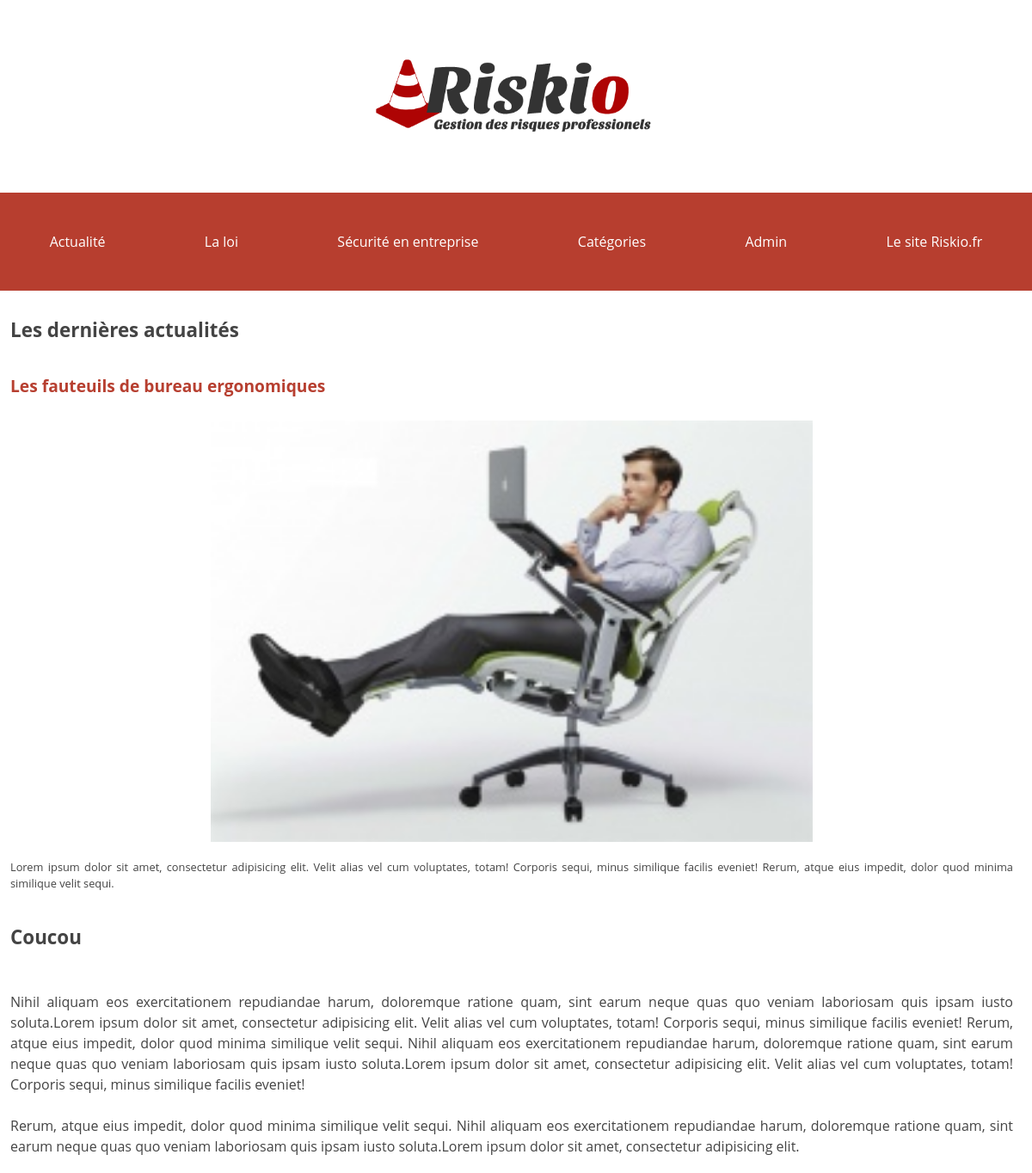
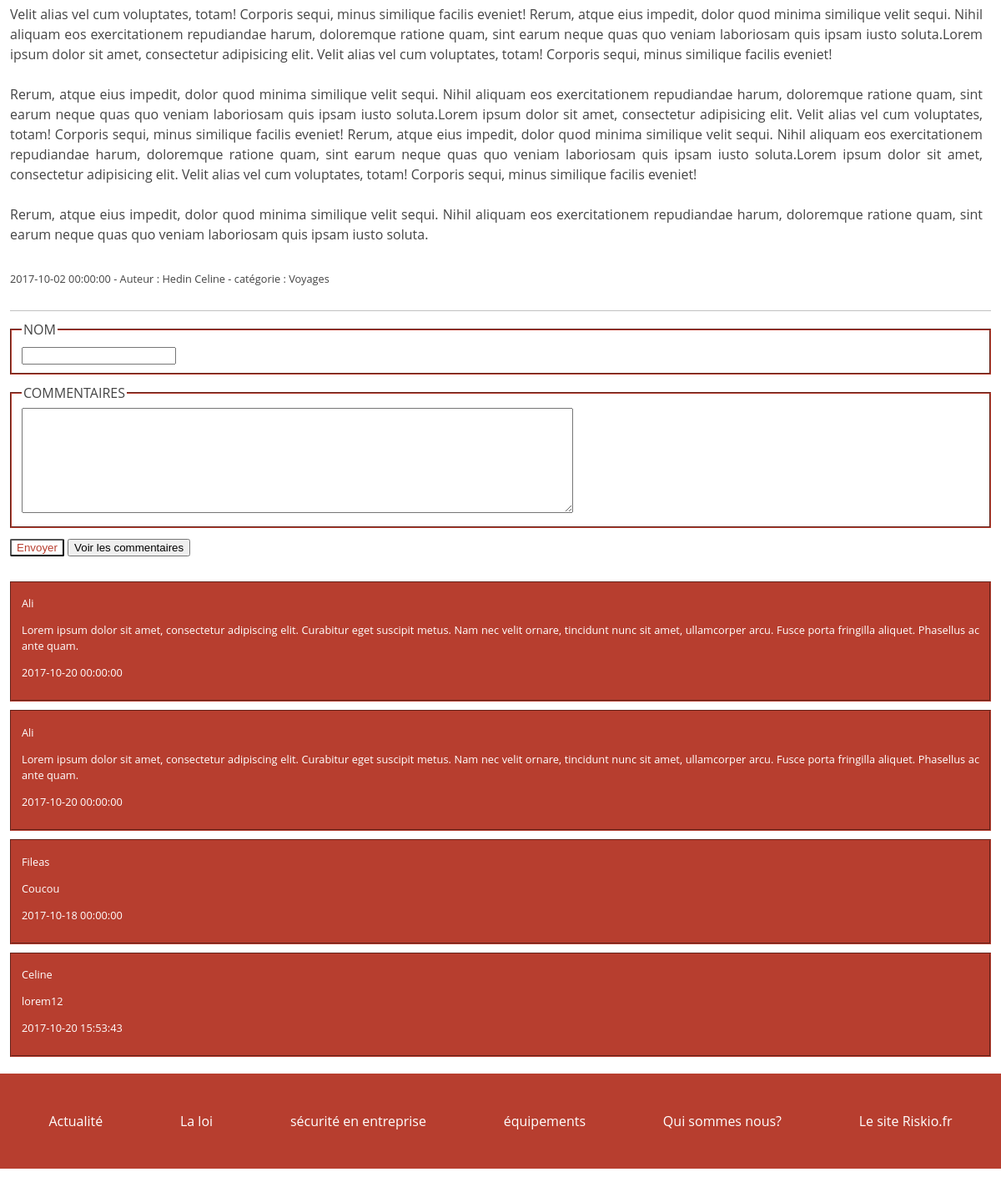
/php/show_post.php?id=1, run on the app's committed database (2 pictures, top to bottom).
### tables this page shows
CREATE TABLE `Post` (
  `Id` smallint(5) UNSIGNED NOT NULL,
  `Title` varchar(100) NOT NULL,
  `img` varchar(60) DEFAULT NULL,
  `Contents` text NOT NULL,
  `CreationTimestamp` datetime NOT NULL,
  `Author_Id` tinyint(3) UNSIGNED DEFAULT NULL,
  `Category_Id` tinyint(3) UNSIGNED DEFAULT NULL
);

CREATE TABLE `Author` (
  `Id` tinyint(3) UNSIGNED NOT NULL,
  `FirstName` varchar(50) NOT NULL,
  `LastName` varchar(50) NOT NULL
);

CREATE TABLE `Category` (
  `Id` tinyint(3) UNSIGNED NOT NULL,
  `Name` varchar(40) NOT NULL
);

CREATE TABLE `Comment` (
  `Id` mediumint(8) UNSIGNED NOT NULL,
  `NickName` varchar(30) DEFAULT NULL,
  `Contents` text NOT NULL,
  `CreationTimestamp` datetime NOT NULL,
  `Post_Id` smallint(5) UNSIGNED NOT NULL
);

### php/show_post.php (called while the page is built, shortened)
<?php
include "BDD.php";
$index=$_GET["id"];
$query = $pdo->prepare("SELECT Title, Post.Id, img, Contents, CreationTimestamp, FirstName, LastName, Name
FROM Post
INNER JOIN Author ON Post.Author_Id = Author.Id
INNER JOIN Category ON Post.Category_Id = Category.Id
WHERE Post.Id=?");
$query->execute([$index]);
$articles = $query->fetch();
$querys = $pdo->prepare("SELECT NickName, Contents, CreationTimestamp, Post_Id
FROM Comment
WHERE Post_Id=?");
$querys->execute([$index]);
$comments = $querys->fetchAll();
include "../layout.phtml";

### php/show_post.phtml (the view, shortened to what this page needs)
<main class="container">
  <section class="article poste">
    <h1>Les dernières actualités</h1>
    <article class="">
      <h2><?= $articles["Title"] ?></h2>
      <div class="">
        <img src="<?= $articles["img"]?>" alt="fauteuil de bureau" class="size">
        <p><?= nl2br($articles["Contents"]) ?></p>
        <p><?= $articles["CreationTimestamp"] ?> - Auteur : <?= $articles["FirstName"] ?> <?= $articles["LastName"] ?> - catégorie : <?= $articles["Name"] ?></p>
      </div>
    </article>
    <form class="" action="add_comment.php" method="POST">
      <fieldset>
        <legend>Nom</legend>
        <input type="text" name="Nom" value="">
      </fieldset>
      <fieldset>
        <legend>Commentaires</legend>
        <textarea name="comments" rows="8" cols="80"></textarea>
      </fieldset>
      <input class="envoyer" type="submit" name="Envoyer" value="Envoyer">
      <button type="button" name="button">Voir les commentaires</button>
    </form>
    <?php foreach($comments as $comment):?><fieldset class="remarques">
      <p><?= htmlspecialchars($comment["NickName"])?></p>
      <p><?= htmlspecialchars($comment["Contents"])?></p>
      <p><?= $comment["CreationTimestamp"]?></p>
    </fieldset><?php endforeach?>
</main>

### css/index.css (style rules this page uses)
* { box-sizing: border-box; outline: none; transition : all 0.5s; }
html { font-size: 100%; min-height: 100%; overflow-y: auto; }
body { margin : 0; font-family: "Open Sans", sans-serif; line-height: 1.5; color : #444; max-width: 1500px; }
img, video { max-width: 100%; margin: 10px; }
.article .size { width: 200px; height: 150px; }
.container { width: 98%; max-width: 1200px; margin-left: auto; margin-right: auto; }
main { display: flex; }
.article article { display: flex; flex-direction: column; justify-content: space-between; border-bottom: 1px solid rgba(51,51,51,0.3); padding-bottom: 15px; padding-right: 10px; }
.article { width: 70%; }
.article p { margin-top: 10px; font-size: 0.8rem; }
div { display: flex; flex-wrap: nowrap; }
h1 { font-size: 1.4rem; }
h2 { font-size: 1.2rem; color: #b73f30 }
div img { float: left; }
.poste { width: 100%; text-align: justify; }
fieldset { border-color: #b73e2f; margin: 10px 0; }
.remarques { background-color: #b73e2f; color: #fff; }
legend { text-transform: uppercase; }
.envoyer { margin-bottom: 20px; color: #b73e2f; background-color: #fff; border-radius: 2px; }
.poste div { display: flex; flex-wrap: nowrap; flex-direction: column; }
.poste .size { width: 60%; height: auto; margin-left: auto; margin-right: auto; }

### data on the page
post: Title "Les fauteuils de bureau ergonomiques", img (picture), Contents "Lorem ipsum dolor sit amet, consectetur adipisicing elit. Velit alias vel cum voluptates, totam! Corporis sequi, minus similique facilis eveniet! Rerum, atque eius impedit, dolor quod minima similique velit sequi. Coucou Nihil aliquam eos exercitationem repudiandae harum, doloremque ratione quam, sint earum neque quas quo veniam laboriosam quis ipsam iusto soluta.Lorem ipsum dolor sit amet, consectetur adipisicing elit. Velit alias vel cum voluptates, totam! Corporis sequi, minus similique facilis eveniet! Rerum, atque eius impedit, dolor quod minima similique velit sequi. Nihil aliquam eos exercitationem repudiandae harum, doloremque ratione quam, sint earum neque quas quo veniam…", CreationTimestamp "2017-10-02 00:00:00", Author_Id.FirstName "Hedin", Author_Id.LastName "Celine", Category_Id.Name "Voyages"
comment: NickName "Ali", Contents "Lorem ipsum dolor sit amet, consectetur adipiscing elit. Curabitur eget suscipit metus. Nam nec velit ornare, tincidunt nunc sit amet, ullamcorper arcu. Fusce porta fringilla aliquet. Phasellus ac ante quam.", CreationTimestamp "2017-10-20 00:00:00"
comment: NickName "Ali", Contents "Lorem ipsum dolor sit amet, consectetur adipiscing elit. Curabitur eget suscipit metus. Nam nec velit ornare, tincidunt nunc sit amet, ullamcorper arcu. Fusce porta fringilla aliquet. Phasellus ac ante quam.", CreationTimestamp "2017-10-20 00:00:00"
comment: NickName "Fileas", Contents "Coucou", CreationTimestamp "2017-10-18 00:00:00"
comment: NickName "Celine", Contents "lorem12", CreationTimestamp "2017-10-20 15:53:43"
